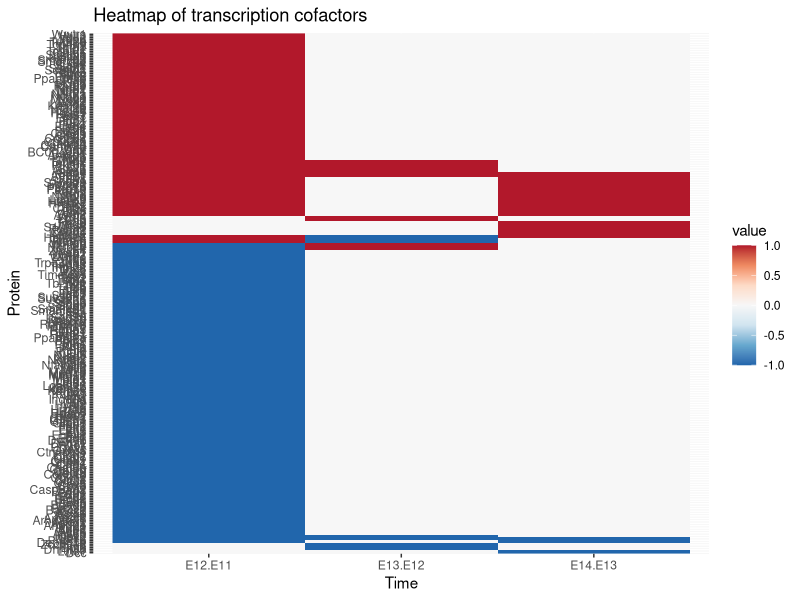
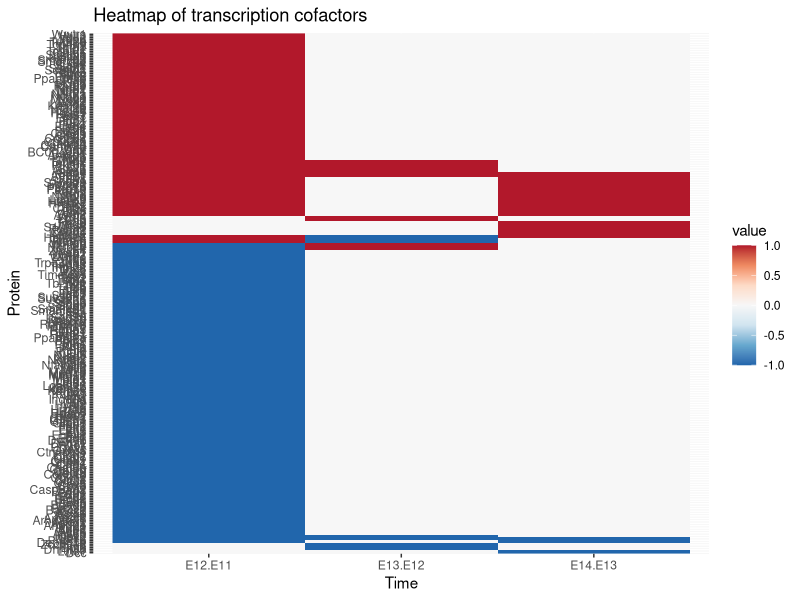

R code for these plots, in order:
## ---- chunk 1
group1 = "100"
group2 = "110"
group3 = "111"
group4 = "101"
group5 = "010"
group6 = "001"
group7 = "1-11"
group8 = "1-10"
group9 = "-110"
group10 = "-100"
group11 = "-1-10"
group12 = "-1-1-1"
group13 = "-10-1"
group14 = "-0-1-1"
group15 = "0-10"
group16 = "00-1"

## ---- chunk 2
setwd("C:/Users/trant/Desktop/Embryonic RNA seq/My-repo/data")
data_heatmap = read.csv("df.for.heatmap.TF.cofactors.csv", stringsAsFactors = FALSE, row.names = 1)
head(data_heatmap)
## ---- chunk 3

paste(as.character(data_heatmap[1,2:4]),collapse = "")
## ---- chunk 4
extract = function(data, term){
  group_tf = c()
  for(i in 1:length(data[[1]])){
    if(paste(as.character(data[i, 2:4]), collapse = "") == term){
      group_tf = c(group_tf, data[[1]][i])
    }
  }
  return(group_tf)
}
## ---- chunk 5
group1_tf = extract(data_heatmap, term = group1)
group2_tf = extract(data_heatmap, term = group2)
group3_tf = extract(data_heatmap, term = group3)
group4_tf = extract(data_heatmap, term = group4)
group5_tf = extract(data_heatmap, term = group5)
group6_tf = extract(data_heatmap, term = group6)
group7_tf = extract(data_heatmap, term = group7)
group8_tf = extract(data_heatmap, term = group8)
group9_tf = extract(data_heatmap, term = group9)
group10_tf = extract(data_heatmap, term = group10)
group11_tf = extract(data_heatmap, term = group11)
group12_tf = extract(data_heatmap, term = group12)
group13_tf = extract(data_heatmap, term = group13)
group14_tf = extract(data_heatmap, term = group14)
group15_tf = extract(data_heatmap, term = group15)
group16_tf = extract(data_heatmap, term = group16)


## ---- chunk 6
new_order = c(group16_tf, group15_tf, group14_tf, group13_tf, group12_tf,
              group11_tf, group10_tf, group9_tf, group8_tf, group7_tf, group6_tf,
              group5_tf, group4_tf, group3_tf, group2_tf, group1_tf)
## ---- chunk 7
row.names(data_heatmap) = data_heatmap[[1]]
head(data_heatmap)
## ---- chunk 8
df.for.heatmap = data_heatmap[new_order,]

df.for.heatmap = df.for.heatmap[, -1]
head(df.for.heatmap)
## ---- chunk 9
library(reshape2)
df.for.heatmap.molten = melt(as.matrix(df.for.heatmap))
names(df.for.heatmap.molten)[c(1,2)] = c("Protein", "Time")
## ---- chunk 10
library(ggplot2)
ggplot(df.for.heatmap.molten, aes(x = Time, y = Protein, fill = value)) +
  geom_raster() +
  scale_fill_distiller(palette = "RdBu") +
  ggtitle("Heatmap of transcription cofactors")
setwd("C:/Users/trant/Desktop/Embryonic RNA seq/My-repo/Graphs")
ggsave("TF.cofactors.heatmap.arranged.pdf", height = 40, width = 10)
